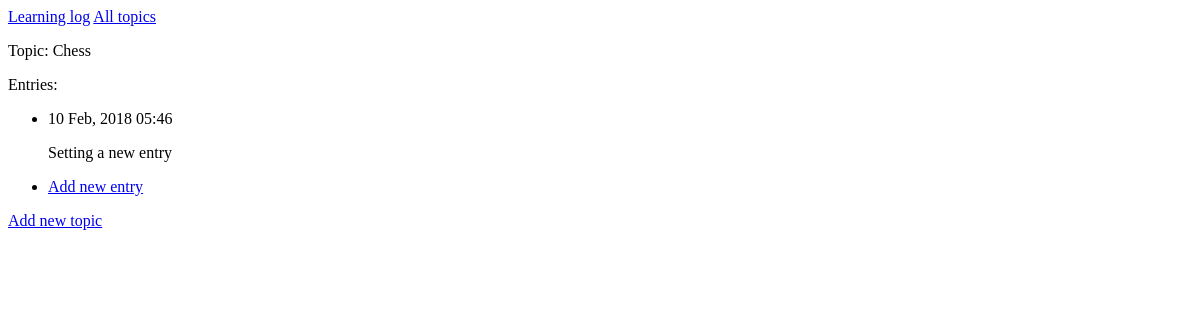
Page /topics/1/ on the earlier database version.
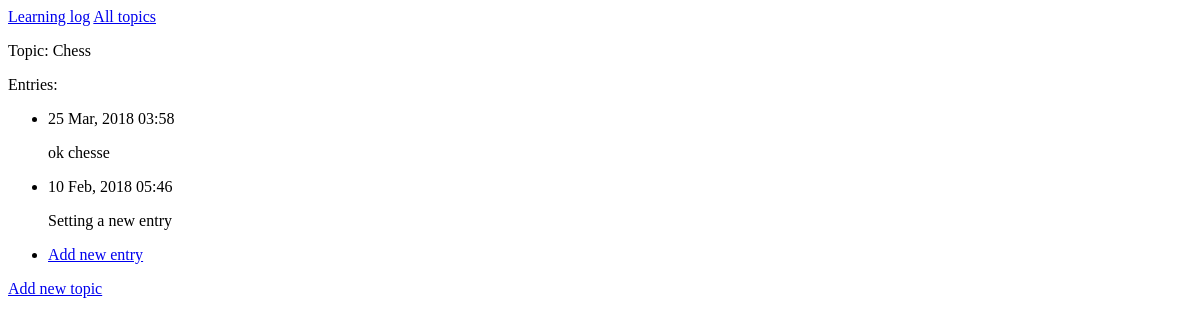
Same page on the later database version.
### learning_logs/models.py (models this page shows, shortened)
class Topic(models.Model):
    text = models.CharField(max_length=200)
    date_add = models.DateTimeField(auto_now_add=True)
    def __str__(self):
        return self.text

class Entry(models.Model):
    topic = models.ForeignKey(Topic, on_delete=models.CASCADE)
    text = models.TextField()
    date_added = models.DateTimeField(auto_now_add=True)
    class Meta:
        verbose_name_plural = 'entries'

### learning_logs/views.py (the view)
# urls.py: url(r'^topics/(?P<topic_id>\d+)/$', views.topic, name='topic'),
def topic(request, topic_id):
    topic = Topic.objects.get(id=topic_id)
    entries = topic.entry_set.order_by('-date_added')
    context = {'topic': topic, 'entries': entries}
    return render(request, 'learning_logs/topic.html', context)

### learning_logs/templates/learning_logs/topic.html
{% extends 'learning_logs/base.html' %}
{% block content %}
    <p>
        Topic: {{ topic }}
    </p>
    <p>Entries:</p>
    <ul>
        {% for entry in entries %}
            <li>
                <p>
                    {{ entry.date_added|date:'d M, Y h:i' }}
                </p>
                <p>
                    {{ entry.text|linebreaks }}
                </p>
            </li>
        {% empty %}
            <li>
                There are no entries for this topic yet.
            </li>
        {% endfor %}
        <li>
            <a href="{% url 'learning_logs' topic.id %}">
                Add new entry
            </a>
        </li>
    </ul>
    <a href="{% url 'learning_logs:new_topic' %}">Add new topic</a>
{% endblock content %}

### learning_logs/templates/learning_logs/base.html
<p>
    <a href="{% url 'learning_logs:index' %}">Learning log</a>
    <a href="{% url 'learning_logs:topics' %}">All topics</a>
</p>
{% block content %} {% endblock content %}

Differences in the rows shown:
added Entry: date_added "25 Mar, 2018 03:58", text "ok chesse"
